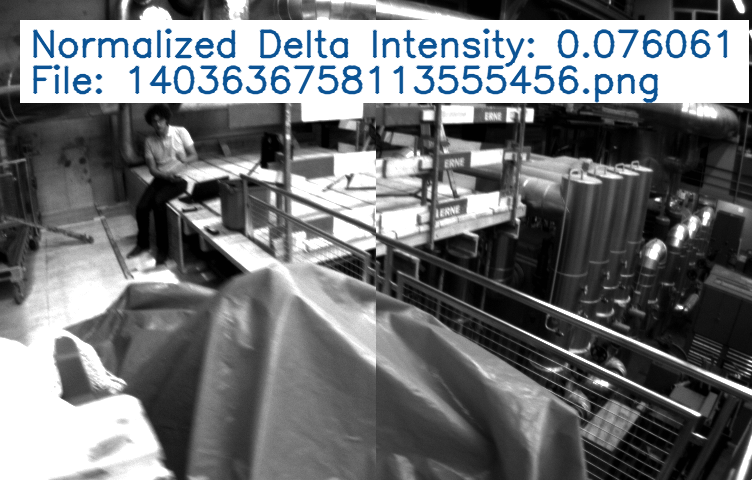
#> input picture highest_value_images/1a.png, 752 x 480 px, given as the content of the folder MH_01_easy/mav0/cam0/data, which was not available
$ python multiprocessing_information_test.py   (older library calls are emulated)
#> lines starting #> are read from the running program, lines starting #| are printed output that depends on the picture; long printed decimals are rounded; pictures that were not available may be replaced by others from this repository, and a replacement may not be noted
import os
import numpy as np
import cv2
import matplotlib.pyplot as plt
from matplotlib.gridspec import GridSpec
from collections import deque
from tqdm import tqdm
import argparse
import shutil
from multiprocessing import Pool, cpu_count

# Color scheme
COLORS = ['#0b5394', '#c90076', '#8fce00']

# Yeni normalizasyon sınıfı
class AdaptivePositiveNormalizer:
    def __init__(self, initial_value=0, alpha=0.01):
        self.mean = max(initial_value, 0)
        self.max_value = max(initial_value, 1e-6)  # Avoid division by zero
        self.alpha = alpha  # Learning rate for the running statistics

    def update(self, value):
        value = max(value, 0)  # Ensure non-negative value
        self.mean = (1 - self.alpha) * self.mean + self.alpha * value
        self.max_value = max(self.max_value, value)

    def normalize(self, value):
        value = max(value, 0)  # Ensure non-negative value
        if self.max_value == 0:
            return 0
        return value / self.max_value

# Yeni hesaplama fonksiyonları
def calculate_intensity(image):
    return np.mean(image) / 255.0

def calculate_entropy(image):
    histogram = cv2.calcHist([image], [0], None, [256], [0, 256])
    histogram = histogram.flatten() / np.sum(histogram)
    non_zero = histogram[histogram > 0]
    return -np.sum(non_zero * np.log2(non_zero))

def calculate_motion_blur(image):
    gray = cv2.cvtColor(image, cv2.COLOR_BGR2GRAY) if len(image.shape) == 3 else image
    return cv2.Laplacian(gray, cv2.CV_64F).var()

def normalize_delta_intensity(delta):
    """
    Delta intensity değerlerini 0-256 aralığında normalize eder.
    """
    return min(delta, 256) / 256

def create_half_and_half_image(img1_path, img2_path, value, filename):
    """
    İlk resmin sol yarısını ve ikinci resmin sağ yarısını birleştirerek yeni bir resim oluşturur.
    Resmin üzerine delta intensity değerini ve dosya adını yazar.
    """
    img1 = cv2.imread(img1_path)
    img2 = cv2.imread(img2_path)

    # Resimlerin 480x752 olduğunu biliyoruz, ancak yine de kontrol edelim
    height, width = img1.shape[:2]
    assert img1.shape == img2.shape, "Resimler aynı boyutta olmalı"

    # Her resmin yarısını al
    half_width = width // 2
    left_half = img1[:, :half_width]
    right_half = img2[:, half_width:]

    # İki yarım resmi birleştir
    combined_img = np.hstack((left_half, right_half))

    # Resmin üzerine beyaz arka planlı metin ekle
    return add_text_to_image(combined_img, value, "Normalized Delta Intensity", filename, 0)

def add_text_to_image(image, value, metric, filename, color_index):
    """
    Resmin üzerine metrik değerini ve dosya adını beyaz arka planla yazar.
    """
    font = cv2.FONT_HERSHEY_SIMPLEX
    font_scale = 1.2
    font_color = tuple(int(COLORS[color_index][i:i+2], 16) for i in (5, 3, 1))  # HEX to BGR
    bg_color = (255, 255, 255)  # Beyaz arka plan
    thickness = 2

    # Metrik ismini düzelt
    if metric == "entropy":
        metric = "Entropy"
    elif metric == "motion_blur":
        metric = "Motion Blur"
    elif metric == "delta_intensity":
        metric = "Delta Intensity"

    # Metin boyutlarını hesapla
    text1 = f"{metric}: {value:.6f}"
    text2 = f"File: {filename}"
    (text_width1, text_height1), _ = cv2.getTextSize(text1, font, font_scale, thickness)
    (text_width2, text_height2), _ = cv2.getTextSize(text2, font, font_scale, thickness)

    # Arka plan boyutlarını hesapla
    padding = 10
    bg_width = max(text_width1, text_width2) + 2 * padding
    bg_height = (text_height1 + text_height2) + 3 * padding

    # Arka plan dikdörtgenini çiz
    cv2.rectangle(image, (20, 20), (20 + bg_width, 20 + bg_height), bg_color, -1)

    # Metni yaz
    cv2.putText(image, text1, (20 + padding, 20 + text_height1 + padding), font, font_scale, font_color, thickness, cv2.LINE_AA)
    cv2.putText(image, text2, (20 + padding, 20 + text_height1 + 2 * padding + text_height2), font, font_scale, font_color, thickness, cv2.LINE_AA)

    return image

def process_images_real_time(directory, alpha, beta, gamma):
    images = sorted([img for img in os.listdir(directory) if img.endswith(".png")])
    scaled_delta_intensities = []
    scaled_entropies = []
    scaled_motion_blurs = []
    prev_intensity = None
    prev_image = None

    intensity_normalizer = AdaptivePositiveNormalizer()
    motion_blur_normalizer = AdaptivePositiveNormalizer()

    max_delta_intensity = {"value": 0, "original_value": 0, "image": "", "prev_image": ""}
    max_entropy = {"value": 0, "original_value": 0, "image": ""}
    max_motion_blur = {"value": 0, "original_value": 0, "image": ""}

    for img_name in tqdm(images, desc=f"Processing {os.path.basename(directory)}"):
        img_path = os.path.join(directory, img_name)
        image = cv2.imread(img_path)

        intensity = calculate_intensity(image)
        entropy = calculate_entropy(image)
        motion_blur = calculate_motion_blur(image)

        intensity_normalizer.update(intensity)
        motion_blur_normalizer.update(motion_blur)

        normalized_intensity = intensity_normalizer.normalize(intensity)
        normalized_entropy = entropy / 8  # Entropi değerini 8'e bölerek normalize ediyoruz
        normalized_motion_blur = motion_blur_normalizer.normalize(motion_blur)

        scaled_entropy = (1 - normalized_entropy) * beta
        scaled_motion_blur = normalized_motion_blur * gamma * 0.2

        if prev_intensity is not None:
            delta_intensity = abs(intensity - prev_intensity)
            normalized_delta_intensity = normalize_delta_intensity(delta_intensity * 255)
            scaled_delta_intensity = normalized_delta_intensity * alpha * 10

            # En yüksek değerleri güncelle
            if scaled_delta_intensity > max_delta_intensity["value"]:
                max_delta_intensity["value"] = scaled_delta_intensity
                max_delta_intensity["original_value"] = delta_intensity
                max_delta_intensity["image"] = img_name
                max_delta_intensity["prev_image"] = prev_image

            if scaled_entropy > max_entropy["value"]:
                max_entropy["value"] = scaled_entropy
                max_entropy["original_value"] = entropy
                max_entropy["image"] = img_name

            if scaled_motion_blur > max_motion_blur["value"]:
                max_motion_blur["value"] = scaled_motion_blur
                max_motion_blur["original_value"] = motion_blur
                max_motion_blur["image"] = img_name
        else:
            scaled_delta_intensity = 0

        scaled_delta_intensities.append(scaled_delta_intensity)
        scaled_entropies.append(scaled_entropy)
        scaled_motion_blurs.append(scaled_motion_blur)

        prev_intensity = intensity
        prev_image = img_name

    return scaled_delta_intensities, scaled_entropies, scaled_motion_blurs, max_delta_intensity, max_entropy, max_motion_blur

def plot_results(all_scaled_data):
    fig = plt.figure(figsize=(12, 15), constrained_layout=True)
    gs = GridSpec(5, 1, figure=fig)

    for i, (dataset, scaled_data) in enumerate(all_scaled_data.items()):
        ax = fig.add_subplot(gs[i, 0])
        ax.plot(scaled_data['delta_intensities'], label='Δ Intensity' if i == 0 else "", color=COLORS[0], linewidth=1)
        ax.plot(scaled_data['entropies'], label='Entropy' if i == 0 else "", color=COLORS[1], linewidth=1)
        ax.plot(scaled_data['motion_blurs'], label='Motion Blur' if i == 0 else "", color=COLORS[2], linewidth=1)

        # Dataset adını sol üst köşeye yerleştir
        ax.text(0.02, 0.98, dataset, transform=ax.transAxes, fontsize=8, fontweight='bold',
                verticalalignment='top', horizontalalignment='left',
                bbox=dict(facecolor='white', edgecolor='none', alpha=0.7))

        # Y ekseni etiketini sadece en soldaki grafik için göster
        if i == 2:  # Orta grafik için
            ax.set_ylabel('Scaled Value', fontsize=12)

        # X ekseni etiketini sadece en alttaki grafik için göster
        if i == 4:  # En alttaki grafik için
            ax.set_xlabel('Image Index', fontsize=12)
        else:
            ax.set_xticklabels([])  # Diğer grafikler için x ekseni etiketlerini kaldır

        ax.set_ylim(0, 1)  # Y eksenini 0 ile 1 arasında sınırla
        ax.grid(True, linestyle='--', alpha=0.7)
        ax.tick_params(axis='both', which='major', labelsize=10)

        # Y eksenindeki etiketlerin üst üste binmesini önlemek için
        ax.yaxis.set_major_locator(plt.MaxNLocator(nbins=5, prune='both'))

        # Sadece ilk grafik için legend göster
        if i == 0:
            ax.legend(fontsize=10, frameon=True, fancybox=True, framealpha=0.7, loc='upper right')

    plt.suptitle('Scaled Information Metrics', fontsize=15, fontweight='bold')
    plt.tight_layout()
    plt.show()

def process_dataset(args):
    dataset, alpha, beta, gamma = args
    main_directory = f"{dataset}\\mav0\\cam0\\data"

    scaled_delta_intensities, scaled_entropies, scaled_motion_blurs, max_delta_intensity, max_entropy, max_motion_blur = process_images_real_time(
        main_directory, alpha, beta, gamma
    )

    return dataset, {
        'delta_intensities': scaled_delta_intensities,
        'entropies': scaled_entropies,
        'motion_blurs': scaled_motion_blurs
    }, {
        'delta_intensity': max_delta_intensity,
        'entropy': max_entropy,
        'motion_blur': max_motion_blur
    }

def main():
    parser = argparse.ArgumentParser(description="Parallel image processing script for multiple datasets with scaled information metrics.")
    parser.add_argument("--alpha", type=float, default=1, help="Delta intensity scaling factor")
    parser.add_argument("--beta", type=float, default=1, help="Entropy scaling factor")
    parser.add_argument("--gamma", type=float, default=1, help="Motion blur scaling factor")
    parser.add_argument("--output_dir", type=str, default="highest_value_images", help="Directory to save highest value images")

    args = parser.parse_args()

    datasets = ["MH_01_easy", "MH_02_easy", "MH_03_medium", "MH_04_difficult", "MH_05_difficult"]
    alpha = args.alpha
    beta = args.beta
    gamma = args.gamma
    output_directory = args.output_dir

    # Paralel işleme için argümanları hazırla
    process_args = [(dataset, alpha, beta, gamma) for dataset in datasets]

    # Kullanılabilir CPU sayısını al (en fazla dataset sayısı kadar)
    num_processes = min(len(datasets), cpu_count())

    # Paralel işleme başlat
    with Pool(num_processes) as pool:
        results = pool.map(process_dataset, process_args)
#> in process_images_real_time, image is the input picture: shape (480, 752, 3); mean B, G, R 119.4, 117.4, 115.1
#> in process_images_real_time, `intensity = calculate_intensity(image)`: intensity = 0.46
#> in calculate_entropy, `histogram = cv2.calcHist([image], [0], None, [256], [0, 256])`: histogram = 256 values, max 72043 at index 255, min 0 at index 0, mean 1410
#> in calculate_entropy, `histogram = histogram.flatten() / np.sum(histogram)`: histogram = 256 values, max 0.2 at index 255, min 0 at index 0, mean 0.00391
#> in calculate_entropy, `non_zero = histogram[histogram > 0]`: non_zero = 255 values, max 0.2 at index 254, min 0.000648 at index 253, mean 0.00392
#> in process_images_real_time, `entropy = calculate_entropy(image)`: entropy = 6.85
#> in calculate_motion_blur, `gray = cv2.cvtColor(image, cv2.COLOR_BGR2GRAY) if len(image.shape) == ..`:
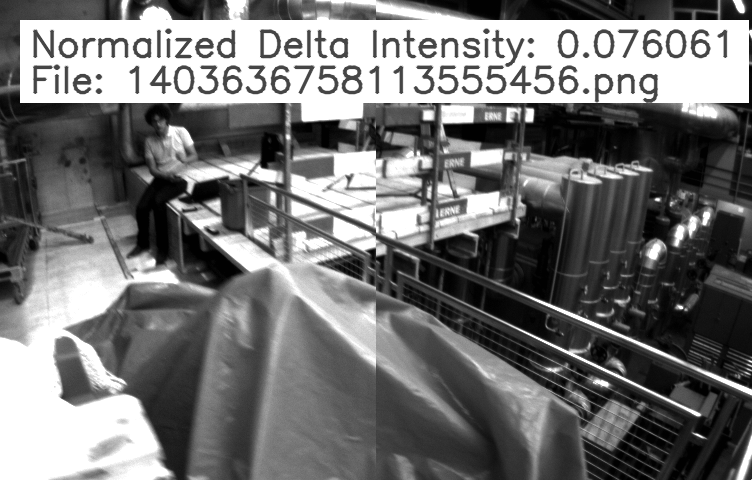
#> gray: shape (480, 752); min 1, max 255, mean 116.9
#> in process_images_real_time, `motion_blur = calculate_motion_blur(image)`: motion_blur = 1548.7
#> in update, `value = max(value, 0)`: value = 0.46
#> in update, `self.mean = (1 - self.alpha) * self.mean + self.alpha * value`: self.mean = 0.0046
#> in update, `self.max_value = max(self.max_value, value)`: self.max_value = 0.46
#> in process_images_real_time, `normalized_intensity = intensity_normalizer.normalize(intensity)`: normalized_intensity = 1
#> in process_images_real_time, `normalized_entropy = entropy / 8  # Entropi değerini 8'e bölerek norma..`: normalized_entropy = 0.856
#> in process_images_real_time, `normalized_motion_blur = motion_blur_normalizer.normalize(motion_blur)`: normalized_motion_blur = 1
#> in process_images_real_time, `scaled_entropy = (1 - normalized_entropy) * beta`: scaled_entropy = 0.144
#> in process_images_real_time, `scaled_motion_blur = normalized_motion_blur * gamma * 0.2`: scaled_motion_blur = 0.2
#> in process_images_real_time, `prev_intensity = intensity`: prev_intensity = 0.46
#> in process_dataset, `scaled_delta_intensities, scaled_entropies, scaled_motion_blurs, max_d..`: scaled_delta_intensities = [0]; scaled_entropies = [0.144]; scaled_motion_blurs = [0.2]; max_delta_intensity = {'value': 0, 'original_value': 0, 'image': '', 'prev_image': ''}; max_entropy = {'value': 0, 'original_value': 0, 'image': ''}
#> results = 5 items

    # Sonuçları işle
    all_scaled_data = {}
    all_max_values = {}
    for dataset, scaled_data, max_values in results:
        all_scaled_data[dataset] = scaled_data
        all_max_values[dataset] = max_values
#> this loop made 5 passes
#> dataset on passes 1 to 5: 'MH_01_easy', 'MH_02_easy', 'MH_03_medium', 'MH_04_difficult', 'MH_05_difficult'
#> after the loop, all_max_values = 5 items; all_scaled_data = 5 items

    plot_results(all_scaled_data)
#> the loop in plot_results, `for i, (dataset, scaled_data) in enumerate(all_scaled_data.items()):` made 5 passes
#> in plot_results, `plt.show()`:
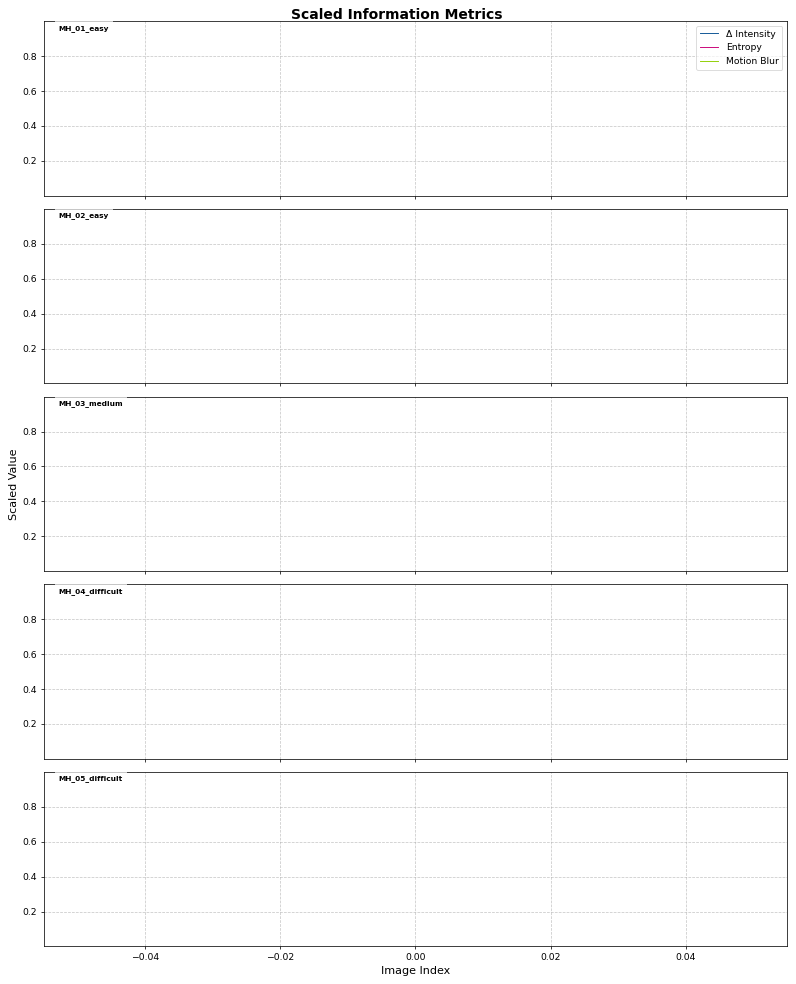
#> figure drawn by matplotlib, 5 panels

    # En yüksek değerleri terminale yazdır ve resimleri kaydet
    print("\nEn yüksek değerler:")

    # Çıktı klasörünü oluştur
    os.makedirs(output_directory, exist_ok=True)

    for i, (dataset, max_values) in enumerate(all_max_values.items()):
        print(f"\n{dataset}:")
#| MH_01_easy:
        for j, (metric, value) in enumerate(max_values.items()):
            print(f"  {metric.capitalize()}: {value['original_value']:.6f} (Image: {value['image']})")
#|   Delta_intensity: 0 (Image: )

            if metric == 'delta_intensity':
                # Delta intensity için yarım-yarım resim oluştur
                img1_path = os.path.join(f"{dataset}\\mav0\\cam0\\data", value['prev_image'])
                img2_path = os.path.join(f"{dataset}\\mav0\\cam0\\data", value['image'])
                combined_img = create_half_and_half_image(img1_path, img2_path, value['original_value'], value['image'])
#> in create_half_and_half_image, `left_half = img1[:, :half_width]`:
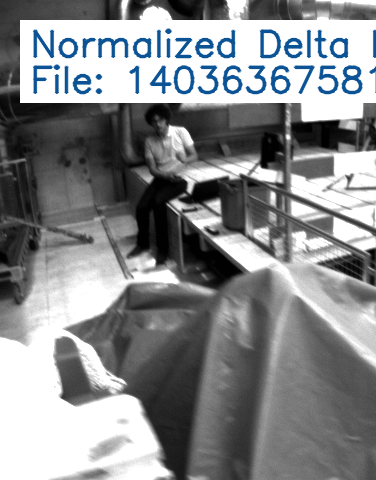
#> left_half: shape (480, 376, 3); mean B, G, R 141.6, 139.5, 137.2
#> in create_half_and_half_image, `right_half = img2[:, half_width:]`:
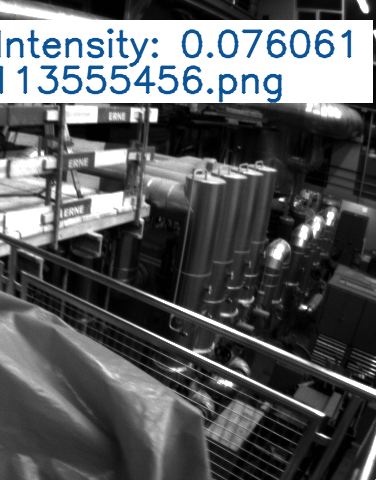
#> right_half: shape (480, 376, 3); mean B, G, R 97.2, 95.2, 93
#> in add_text_to_image, `cv2.rectangle(image, (20, 20), (20 + bg_width, 20 + bg_height), bg_col..`:
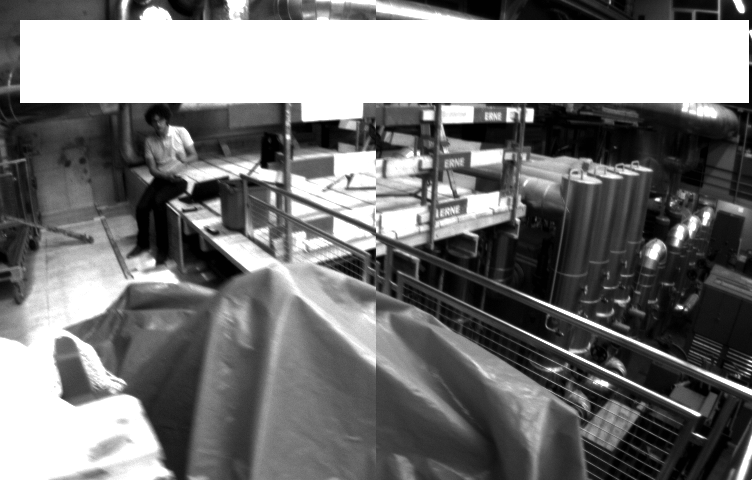
#> image: shape (480, 752, 3); min 1, max 255, mean 122.7
#> in add_text_to_image, `cv2.putText(image, text2, (20 + padding, 20 + text_height1 + 2 * paddi..`:
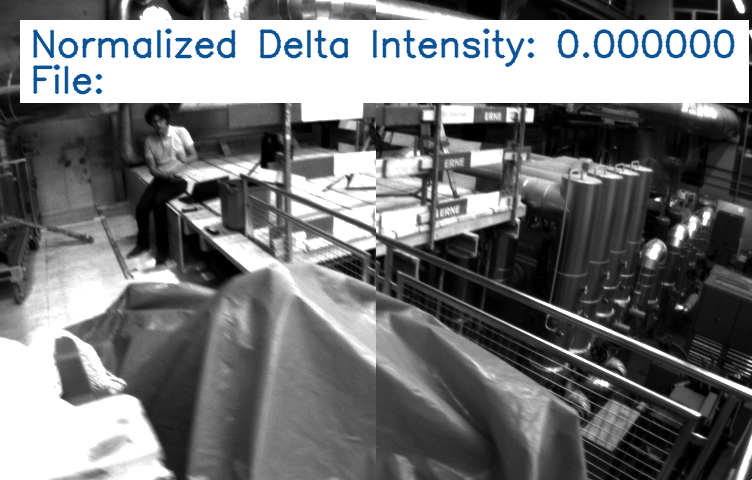
#> image: shape (480, 752, 3); mean B, G, R 120.8, 119.6, 118.3

                target_filename = f"{i+1}{chr(97+j)}.png"
#> target_filename = '1a.png'
                target_path = os.path.join(output_directory, target_filename)

                cv2.imwrite(target_path, combined_img)
                print(f"  Half-and-half comparison image saved: {target_path}")
#|   Half-and-half comparison image saved: highest_value_images/1a.png
            else:
                # Diğer metrikler için normal kopyalama işlemi ve metin ekleme
                source_path = os.path.join(f"{dataset}\\mav0\\cam0\\data", value['image'])
                image = cv2.imread(source_path)
                color_index = 1 if metric == 'entropy' else 2  # entropy için 1, motion blur için 2
                annotated_image = add_text_to_image(image, value['original_value'], metric, value['image'], color_index)

                target_filename = f"{i+1}{chr(97+j)}.png"
                target_path = os.path.join(output_directory, target_filename)

                cv2.imwrite(target_path, annotated_image)
                print(f"  Annotated image saved: {target_path}")
#> pass 2 of the loop in main, `for i, (dataset, max_values) in enumerate(all_max_values.items()):`:
#| MH_02_easy:
#|   Delta_intensity: 0 (Image: )
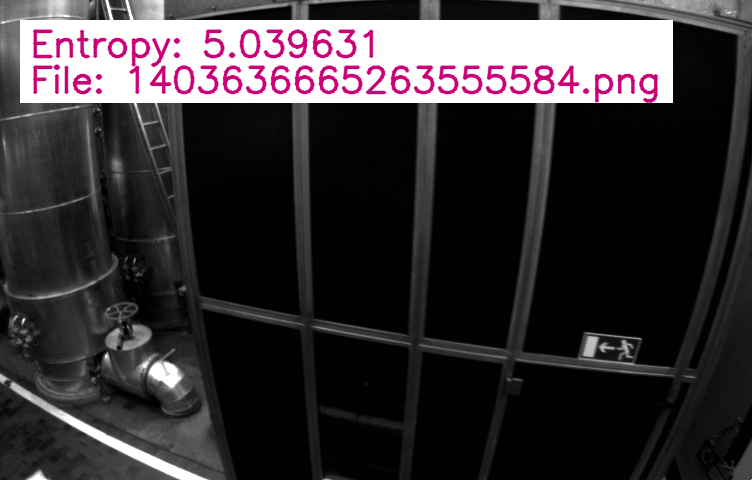
#> input picture highest_value_images/1b.png, 752 x 480 px, given in place of , which was not available
#> in create_half_and_half_image, img1 is the input picture: shape (480, 752, 3); mean B, G, R 56.1, 53.2, 58.1
#> in create_half_and_half_image (call 2), `right_half = img2[:, half_width:]`:
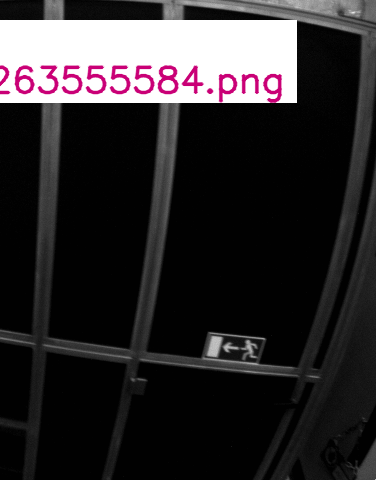
#> right_half: shape (480, 376, 3); mean B, G, R 45.6, 43.8, 46.9
#> in add_text_to_image (call 4), `cv2.putText(image, text2, (20 + padding, 20 + text_height1 + 2 * paddi..`:
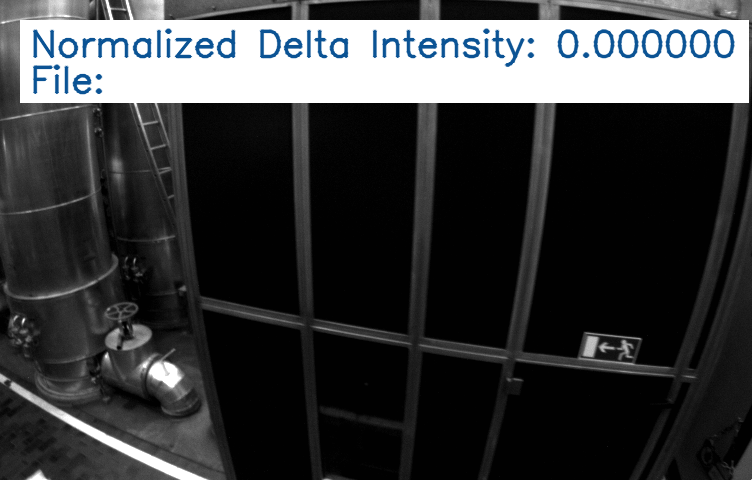
#> image: shape (480, 752, 3); mean B, G, R 61.5, 60.3, 59
#> target_filename = '2a.png'
#|   Half-and-half comparison image saved: highest_value_images/2a.png

if __name__ == "__main__":
#> (the run stopped early here; a loop or call above may not have finished)
